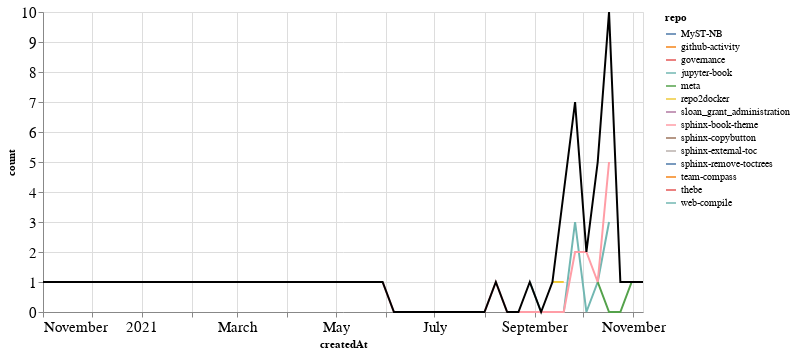

Notebook source saved alongside this figure:
### Markdown cell above
### PRs

### Code cell
prs_time = prs.groupby('repo').resample('W', on='createdAt').count()['author'].reset_index()
prs_time = prs_time.rename(columns={'author': 'count'})
prs_time_total = prs_time.groupby('createdAt').agg({"count": "sum"}).reset_index()

ch1 = alt.Chart(prs_time, width=600).mark_line().encode(
    x='createdAt',
    y='count',
    color='repo',
    tooltip="repo"
)

ch2 = alt.Chart(prs_time_total, width=600).mark_line(color="black").encode(
    x='createdAt',
    y='count',
)

ch1 + ch2

### Figure 1 — Vega-Lite specification as saved in the notebook (floating-point values rounded to 4 significant figures)
{"config": {"axisLeft": {"labelFontSize": 15}, "axisBottom": {"labelFontSize": 15}}, "layer": [{"data": {"name": "data-ae77bced27a32ed7766c3c14debdc1b4"}, "mark": "line", "encoding": {"color": {"type": "nominal", "field": "repo"}, "tooltip": {"type": "nominal", "field": "repo"}, "x": {"type": "temporal", "field": "createdAt"}, "y": {"type": "quantitative", "field": "count"}}, "width": 600}, {"data": {"name": "data-60b9aac220f904d005faa5ae629fb75b"}, "mark": {"type": "line", "color": "black"}, "encoding": {"x": {"type": "temporal", "field": "createdAt"}, "y": {"type": "quantitative", "field": "count"}}, "width": 600}], "$schema": "https://vega.github.io/schema/vega-lite/v4.8.1.json", "datasets": {"data-ae77bced27a32ed7766c3c14debdc1b4": [{"repo": "MyST-NB", "createdAt": "2021-10-10T00:00:00", "count": 1}, {"repo": "github-activity", "createdAt": "2021-04-04T00:00:00", "count": 1}, {"repo": "governance", "createdAt": "2021-09-19T00:00:00", "count": 2}, {"repo": "jupyter-book", "createdAt": "2021-08-29T00:00:00", "count": 1}, {"repo": "jupyter-book", "createdAt": "2021-09-05T00:00:00", "count": 0}, {"repo": "jupyter-book", "createdAt": "2021-09-12T00:00:00", "count": 0}, {"repo": "jupyter-book", "createdAt": "2021-09-19T00:00:00", "count": 0}, {"repo": "jupyter-book", "createdAt": "2021-09-26T00:00:00", "count": 3}, {"repo": "jupyter-book", "createdAt": "2021-10-03T00:00:00", "count": 0}, {"repo": "jupyter-book", "createdAt": "2021-10-10T00:00:00", "count": 1}, {"repo": "jupyter-book", "createdAt": "2021-10-17T00:00:00", "count": 3}, {"repo": "meta", "createdAt": "2021-10-10T00:00:00", "count": 1}, {"repo": "meta", "createdAt": "2021-10-17T00:00:00", "count": 0}, {"repo": "meta", "createdAt": "2021-10-24T00:00:00", "count": 0}, {"repo": "meta", "createdAt": "2021-10-31T00:00:00", "count": 1}, {"repo": "meta", "createdAt": "2021-11-07T00:00:00", "count": 1}, {"repo": "repo2docker", "createdAt": "2021-09-12T00:00:00", "count": 1}, {"repo": "repo2docker", "createdAt": "2021-09-19T00:00:00", "count": 1}, {"repo": "sloan_grant_administration", "createdAt": "2021-10-10T00:00:00", "count": 1}, {"repo": "sphinx-book-theme", "createdAt": "2021-05-30T00:00:00", "count": 1}, {"repo": "sphinx-book-theme", "createdAt": "2021-06-06T00:00:00", "count": 0}, {"repo": "sphinx-book-theme", "createdAt": "2021-06-13T00:00:00", "count": 0}, {"repo": "sphinx-book-theme", "createdAt": "2021-06-20T00:00:00", "count": 0}, {"repo": "sphinx-book-theme", "createdAt": "2021-06-27T00:00:00", "count": 0}, {"repo": "sphinx-book-theme", "createdAt": "2021-07-04T00:00:00", "count": 0}, {"repo": "sphinx-book-theme", "createdAt": "2021-07-11T00:00:00", "count": 0}, {"repo": "sphinx-book-theme", "createdAt": "2021-07-18T00:00:00", "count": 0}, {"repo": "sphinx-book-theme", "createdAt": "2021-07-25T00:00:00", "count": 0}, {"repo": "sphinx-book-theme", "createdAt": "2021-08-01T00:00:00", "count": 0}, {"repo": "sphinx-book-theme", "createdAt": "2021-08-08T00:00:00", "count": 1}, {"repo": "sphinx-book-theme", "createdAt": "2021-08-15T00:00:00", "count": 0}, {"repo": "sphinx-book-theme", "createdAt": "2021-08-22T00:00:00", "count": 0}, {"repo": "sphinx-book-theme", "createdAt": "2021-08-29T00:00:00", "count": 0}, {"repo": "sphinx-book-theme", "createdAt": "2021-09-05T00:00:00", "count": 0}, {"repo": "sphinx-book-theme", "createdAt": "2021-09-12T00:00:00", "count": 0}, {"repo": "sphinx-book-theme", "createdAt": "2021-09-19T00:00:00", "count": 0}, {"repo": "sphinx-book-theme", "createdAt": "2021-09-26T00:00:00", "count": 2}, {"repo": "sphinx-book-theme", "createdAt": "2021-10-03T00:00:00", "count": 2}, {"repo": "sphinx-book-theme", "createdAt": "2021-10-10T00:00:00", "count": 1}, {"repo": "sphinx-book-theme", "createdAt": "2021-10-17T00:00:00", "count": 5}, {"repo": "sphinx-copybutton", "createdAt": "2021-10-17T00:00:00", "count": 2}, {"repo": "sphinx-external-toc", "createdAt": "2021-09-19T00:00:00", "count": 1}, {"repo": "sphinx-remove-toctrees", "createdAt": "2021-10-24T00:00:00", "count": 1}, {"repo": "team-compass", "createdAt": "2021-09-26T00:00:00", "count": 1}, {"repo": "thebe", "createdAt": "2020-11-01T00:00:00", "count": 1}, {"repo": "web-compile", "createdAt": "2021-09-26T00:00:00", "count": 1}], "data-60b9aac220f904d005faa5ae629fb75b": [{"createdAt": "2020-11-01T00:00:00", "count": 1}, {"createdAt": "2021-04-04T00:00:00", "count": 1}, {"createdAt": "2021-05-30T00:00:00", "count": 1}, {"createdAt": "2021-06-06T00:00:00", "count": 0}, {"createdAt": "2021-06-13T00:00:00", "count": 0}, {"createdAt": "2021-06-20T00:00:00", "count": 0}, {"createdAt": "2021-06-27T00:00:00", "count": 0}, {"createdAt": "2021-07-04T00:00:00", "count": 0}, {"createdAt": "2021-07-11T00:00:00", "count": 0}, {"createdAt": "2021-07-18T00:00:00", "count": 0}, {"createdAt": "2021-07-25T00:00:00", "count": 0}, {"createdAt": "2021-08-01T00:00:00", "count": 0}, {"createdAt": "2021-08-08T00:00:00", "count": 1}, {"createdAt": "2021-08-15T00:00:00", "count": 0}, {"createdAt": "2021-08-22T00:00:00", "count": 0}, {"createdAt": "2021-08-29T00:00:00", "count": 1}, {"createdAt": "2021-09-05T00:00:00", "count": 0}, {"createdAt": "2021-09-12T00:00:00", "count": 1}, {"createdAt": "2021-09-19T00:00:00", "count": 4}, {"createdAt": "2021-09-26T00:00:00", "count": 7}, {"createdAt": "2021-10-03T00:00:00", "count": 2}, {"createdAt": "2021-10-10T00:00:00", "count": 5}, {"createdAt": "2021-10-17T00:00:00", "count": 10}, {"createdAt": "2021-10-24T00:00:00", "count": 1}, {"createdAt": "2021-10-31T00:00:00", "count": 1}, {"createdAt": "2021-11-07T00:00:00", "count": 1}]}}
